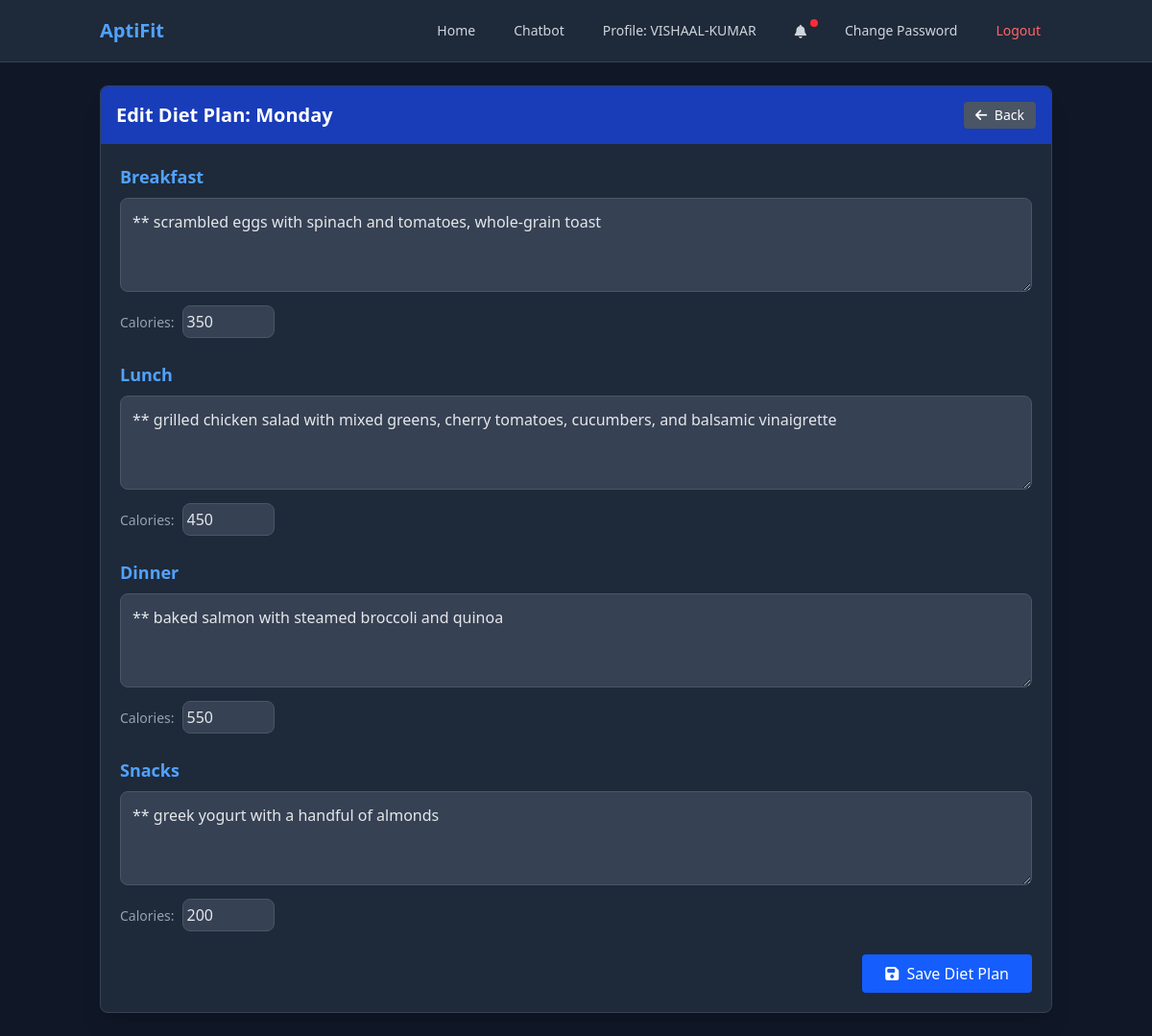
The app's page /edit-diet/ (signed in), older data.
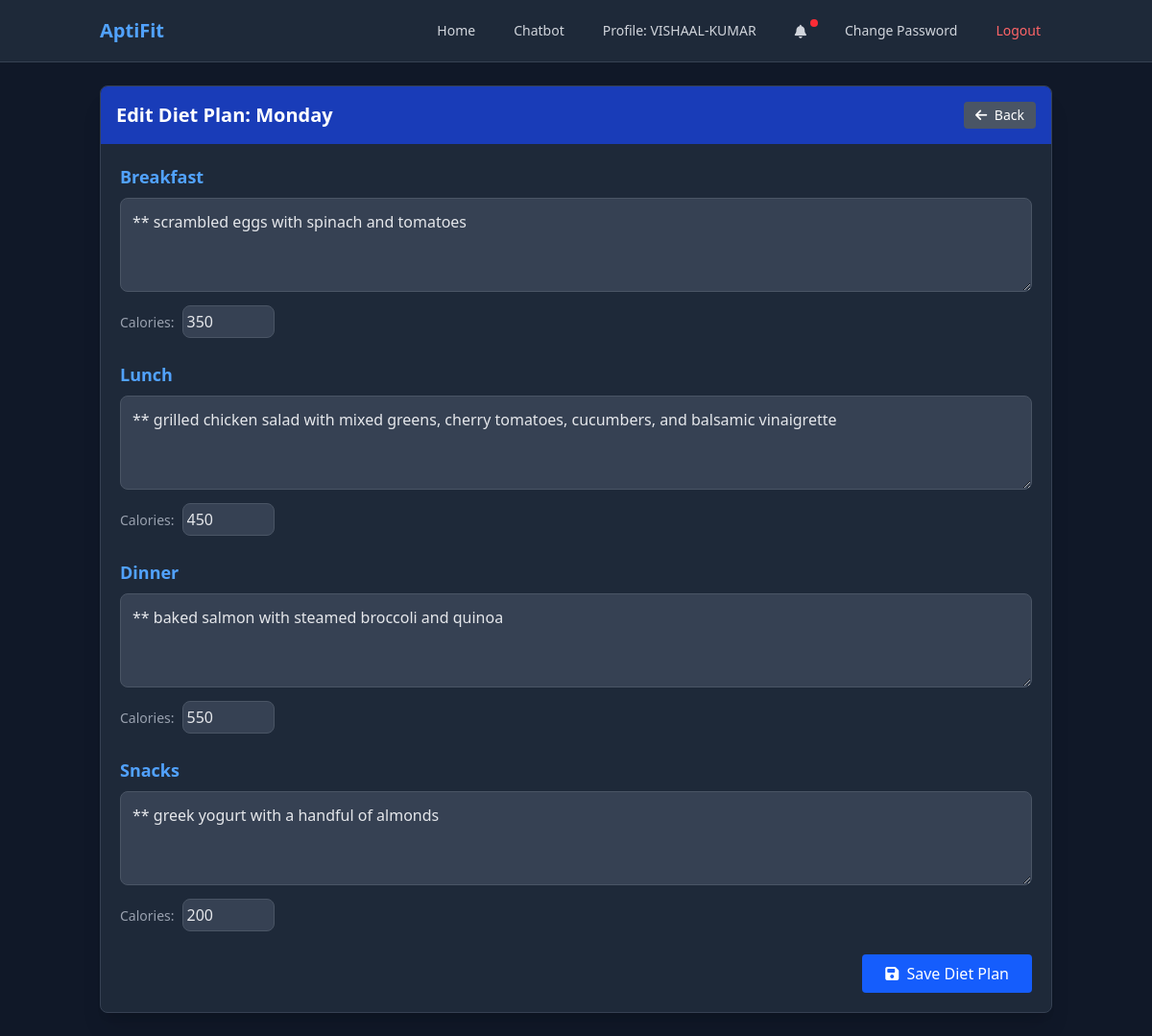
The same page, newer data.
### fitness/models.py (models this page shows, shortened)
class DailyDietPlan(models.Model):
    DAYS_OF_WEEK = [
        ('monday', 'Monday'),
        ('tuesday', 'Tuesday'),
        ('wednesday', 'Wednesday'),
        ('thursday', 'Thursday'),
        ('friday', 'Friday'),
        ('saturday', 'Saturday'),
        ('sunday', 'Sunday'),
    ]
    diet_plan = models.ForeignKey(
        DietPlan, related_name='daily_plans', on_delete=models.CASCADE)
    day_of_week = models.CharField(max_length=10, choices=DAYS_OF_WEEK)
    breakfast = models.TextField(blank=True, null=True)
    breakfast_calories = models.IntegerField(blank=True, null=True)
    lunch = models.TextField(blank=True, null=True)
    lunch_calories = models.IntegerField(blank=True, null=True)
    dinner = models.TextField(blank=True, null=True)
    dinner_calories = models.IntegerField(blank=True, null=True)
    snacks = models.TextField(blank=True, null=True)
    snacks_calories = models.IntegerField(blank=True, null=True)
    class Meta:
        unique_together = ['diet_plan', 'day_of_week']

### fitness/views.py (the view)
# urls.py: path('edit-diet/', views.edit_diet, name='edit_diet'),
@login_required
def edit_diet(request):
    day = request.GET.get('day', 'monday').lower()
    diet_plan, created = DietPlan.objects.get_or_create(user=request.user)
    if created:
        diet_plan.has_diet_plan = True
        diet_plan.save()
    daily_plan, created = DailyDietPlan.objects.get_or_create(
        diet_plan=diet_plan,
        day_of_week=day
    )
    day_display = dict(DailyDietPlan.DAYS_OF_WEEK).get(day, day.capitalize())
    user_profile = request.user.userprofile
    show_notification = False
    notification_message = ""
    if user_profile.notification_preference != 'none':
        import datetime
        today = datetime.datetime.now()
        if user_profile.notification_preference == 'daily':
            show_notification = True
            notification_message = f"Remember to follow your {today.strftime('%A')} diet plan!"
        elif user_profile.notification_preference == 'weekly' and today.weekday() == 0:  # Monday
            show_notification = True
            notification_message = "Here's your weekly diet plan reminder!"
    context = {
        'day': day,
        'day_display': day_display,
        'daily_plan': daily_plan,
        'has_notifications': show_notification,
        'notification_message': notification_message,
    }
    return render(request, 'fitness/edit_diet.html', context)

### fitness/templates/fitness/edit_diet.html (shortened to what the changed rows need)
<!DOCTYPE html>
<html lang="en">
  <head>
    <script src="https://cdn.jsdelivr.net/npm/@tailwindcss/browser@4"></script>
    <link rel="stylesheet" href="https://cdnjs.cloudflare.com/ajax/libs/font-awesome/6.4.0/css/all.min.css">
  </head>
  <body class="bg-gray-900 min-h-screen text-gray-200">
    <div class="container mx-auto px-4 py-6">
      <div class="bg-gray-800 rounded-lg shadow-xl border border-gray-700 overflow-hidden">
        <div class="bg-blue-800 text-white p-4 flex justify-between items-center">
          <h2 class="text-xl font-bold">Edit Diet Plan: {{ day_display }}</h2>
          <a href="{% url 'index' %}?day={{ day }}" class="bg-gray-600 hover:bg-gray-700 text-white text-sm px-3 py-1 rounded transition duration-300">
            <i class="fas fa-arrow-left mr-1"></i> Back
          </a>
        </div>
        <div class="p-5">
          <form action="{% url 'save_diet' %}" method="post" class="space-y-6">
            <div class="space-y-2">
              <label for="breakfast" class="block text-lg font-semibold text-blue-400">Breakfast</label>
              <textarea
                name="breakfast"
                id="breakfast"
                rows="3"
                class="w-full bg-gray-700 border border-gray-600 rounded-lg p-3 text-gray-200 focus:outline-none focus:ring-2 focus:ring-blue-500"
                placeholder="Enter breakfast details"
              >{{ daily_plan.breakfast|default:'' }}</textarea>
              <div class="flex">
                <label for="breakfast_calories" class="block text-sm font-medium text-gray-400 mr-2 pt-2">Calories:</label>
                <input
                  type="number"
                  name="breakfast_calories"
                  id="breakfast_calories"
                  value="{{ daily_plan.breakfast_calories|default:'' }}"
                  class="w-24 bg-gray-700 border border-gray-600 rounded-lg p-1 text-gray-200 focus:outline-none focus:ring-2 focus:ring-blue-500"
                  placeholder="kcal"
                >
              </div>
            </div>
            <div class="space-y-2">
              <label for="lunch" class="block text-lg font-semibold text-blue-400">Lunch</label>
              <textarea
                name="lunch"
                id="lunch"
                rows="3"
                class="w-full bg-gray-700 border border-gray-600 rounded-lg p-3 text-gray-200 focus:outline-none focus:ring-2 focus:ring-blue-500"
                placeholder="Enter lunch details"
              >{{ daily_plan.lunch|default:'' }}</textarea>
              <div class="flex">
                <label for="lunch_calories" class="block text-sm font-medium text-gray-400 mr-2 pt-2">Calories:</label>
                <input
                  type="number"
                  name="lunch_calories"
                  id="lunch_calories"
                  value="{{ daily_plan.lunch_calories|default:'' }}"
                  class="w-24 bg-gray-700 border border-gray-600 rounded-lg p-1 text-gray-200 focus:outline-none focus:ring-2 focus:ring-blue-500"
                  placeholder="kcal"
                >
              </div>
            </div>
            <div class="space-y-2">
              <label for="dinner" class="block text-lg font-semibold text-blue-400">Dinner</label>
              <textarea
                name="dinner"
                id="dinner"
                rows="3"
                class="w-full bg-gray-700 border border-gray-600 rounded-lg p-3 text-gray-200 focus:outline-none focus:ring-2 focus:ring-blue-500"
                placeholder="Enter dinner details"
              >{{ daily_plan.dinner|default:'' }}</textarea>
              <div class="flex">
                <label for="dinner_calories" class="block text-sm font-medium text-gray-400 mr-2 pt-2">Calories:</label>
                <input
                  type="number"
                  name="dinner_calories"
                  id="dinner_calories"
                  value="{{ daily_plan.dinner_calories|default:'' }}"
                  class="w-24 bg-gray-700 border border-gray-600 rounded-lg p-1 text-gray-200 focus:outline-none focus:ring-2 focus:ring-blue-500"
                  placeholder="kcal"
                >
              </div>
            </div>
            <div class="space-y-2">
              <label for="snacks" class="block text-lg font-semibold text-blue-400">Snacks</label>
              <textarea
                name="snacks"
                id="snacks"
                rows="3"
                class="w-full bg-gray-700 border border-gray-600 rounded-lg p-3 text-gray-200 focus:outline-none focus:ring-2 focus:ring-blue-500"
                placeholder="Enter snacks details"
              >{{ daily_plan.snacks|default:'' }}</textarea>
              <div class="flex">
                <label for="snacks_calories" class="block text-sm font-medium text-gray-400 mr-2 pt-2">Calories:</label>
                <input
                  type="number"
                  name="snacks_calories"
                  id="snacks_calories"
                  value="{{ daily_plan.snacks_calories|default:'' }}"
                  class="w-24 bg-gray-700 border border-gray-600 rounded-lg p-1 text-gray-200 focus:outline-none focus:ring-2 focus:ring-blue-500"
                  placeholder="kcal"
                >
              </div>
            </div>
          </form>
        </div>
      </div>
    </div>
  </body>
</html>

Row changes from the older to the newer data that the page shows:
changed DailyDietPlan "Monday": breakfast "** scrambled eggs with spinach and tomatoes, whole-grain toast" → "** scrambled eggs with spinach and tomatoes"
